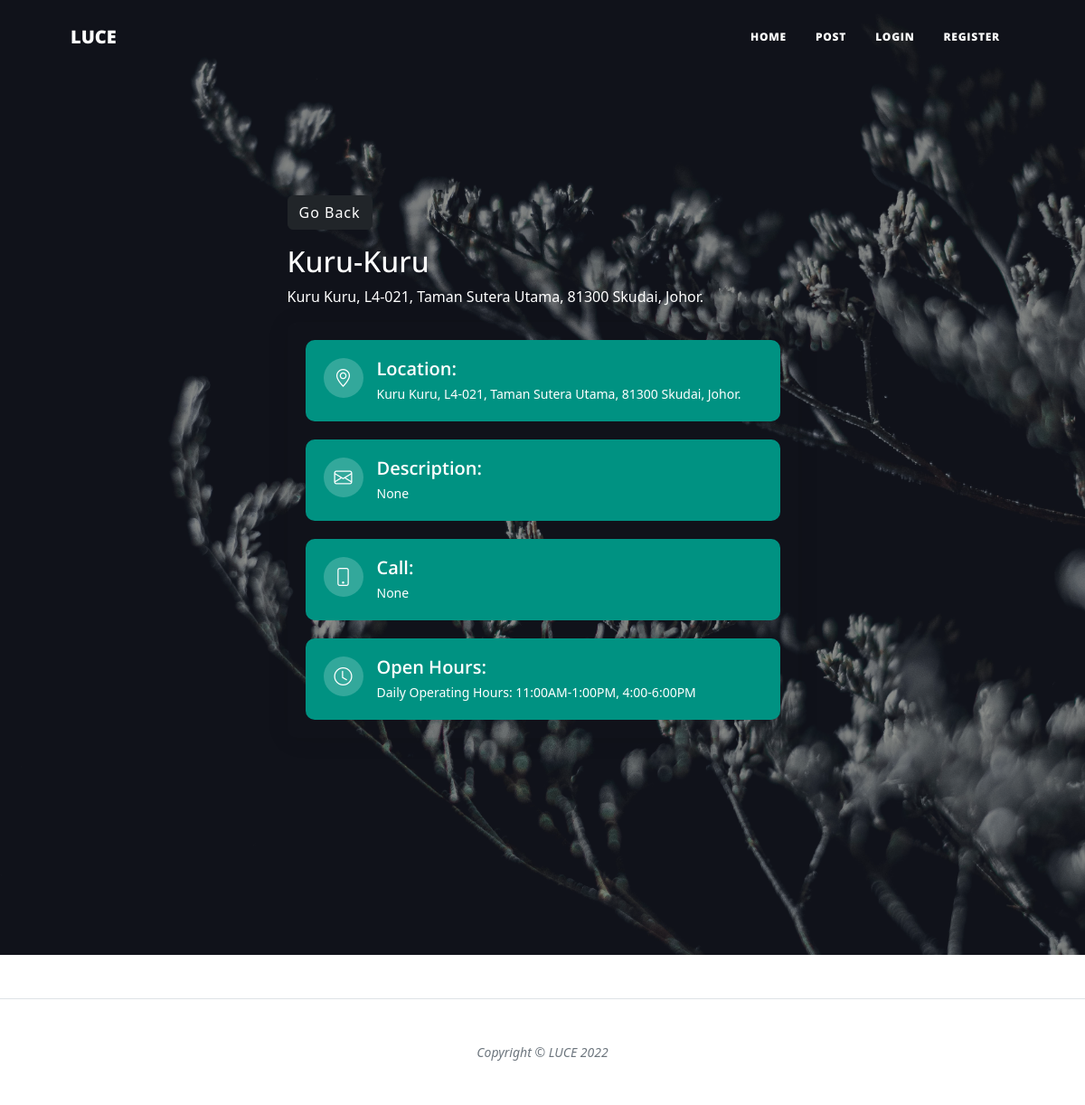
The page /info/2/ on the database as committed earlier.
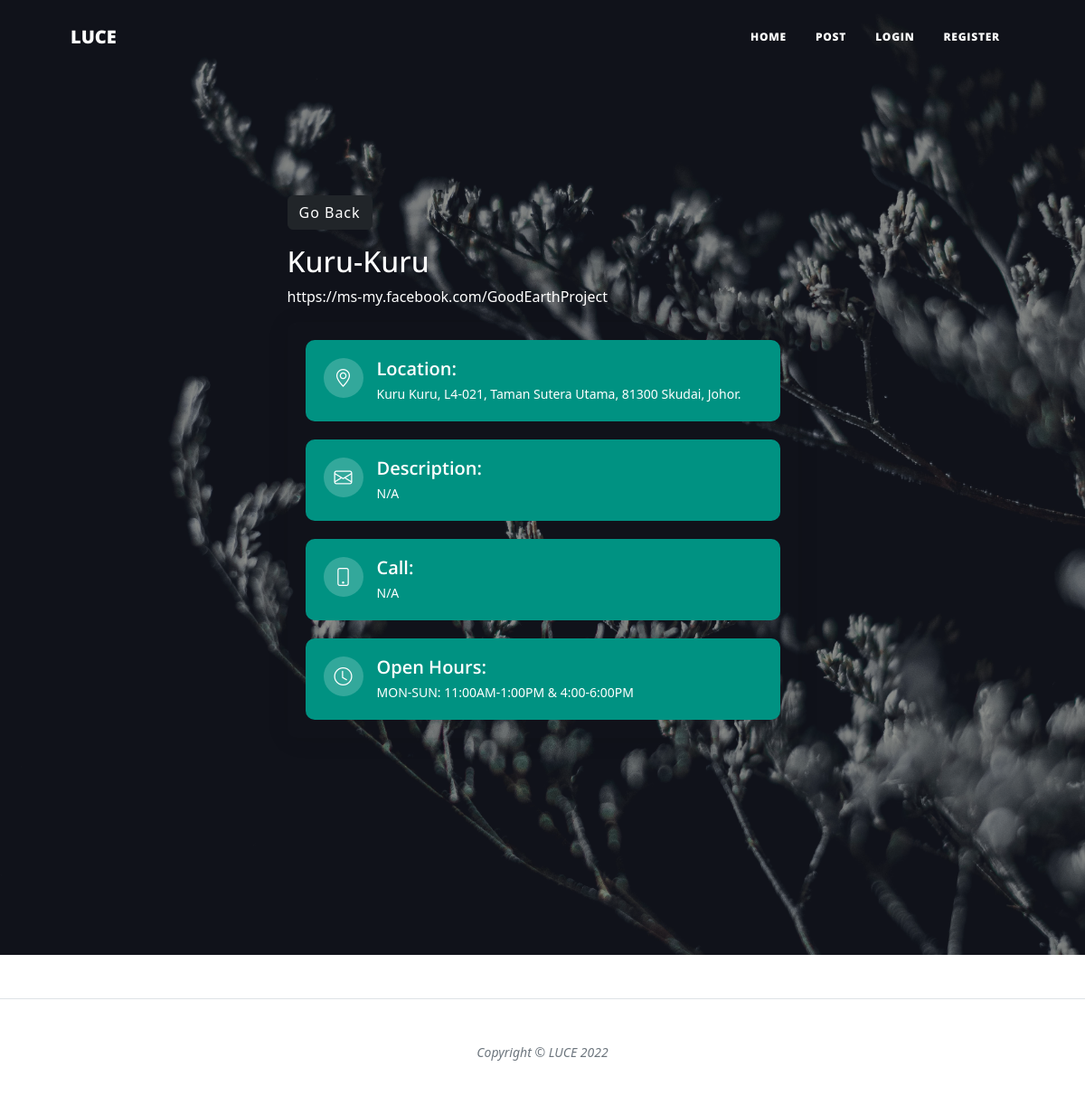
The same page on the database as committed later.
### apps/locate/models.py (models this page shows)
class Info(models.Model):
    category = models.ForeignKey(Category, null=True, on_delete=models.SET_NULL, blank=True)
    name = models.CharField(max_length=100, null=False, blank=False)
    image = models.ImageField(null=False, blank=False)
    description = models.TextField()
    operating_hours = models.TextField(null=True, blank=True)
    latitude = models.CharField(max_length=100, null=True, blank=True)
    longitude = models.CharField(max_length=100, null=True, blank=True)
    address = models.TextField(null=True, blank=True)
    email = models.TextField(null=True, blank=True)
    phone = models.TextField(null=True, blank=True)
    def __str__(self):
        return self.name

### apps/locate/views.py (the view)
# urls.py: path('info/<str:pk>/', views.infoLocation, name='info'),
def infoLocation(request, pk):
    info = Info.objects.get(id=pk)
    stuff = Info.objects.all()
    io = info.id - 2
    cu = Info.objects.get(name=stuff[io])
    g = cu.latitude
    p = cu.longitude
    if (g==None) and (p == None):
        m = ''
    else:
        m = folium.Map(location=[g, p], zoom_start=7)
        folium.Marker(location=[g, p]).add_to(m)
        m = m._repr_html_()
    context = {
        'info':info,
        'm' : m,
        'stuff':stuff
    }
    return render(request, 'locate/location_info.html', context)

### templates/locate/location_info.html (shortened to what this page needs)
{% extends "base.html" %}
{% load static %}
{% block content %}
  <link href="{% static 'ko/assets/vendor/bootstrap/css/bootstrap.min.css' %}" rel="stylesheet">
  <link href="{% static 'ko/assets/vendor/bootstrap-icons/bootstrap-icons.css' %}" rel="stylesheet">
  <link href="{% static 'ko/assets/vendor/aos/aos.css' %}" rel="stylesheet">
  <link href="{% static 'ko/assets/vendor/glightbox/css/glightbox.min.css' %}" rel="stylesheet">
  <link href="{% static 'ko/assets/vendor/swiper/swiper-bundle.min.css' %}" rel="stylesheet">
  <link href="{% static 'ko/assets/css/shell.css' %}" rel="stylesheet">
  <header class="masthead" style="background-image: url({% static 'ho/assets/img/sum.jpg' %})">
    <div class="container position-relative px-4 px-lg-5">
      <div class="row gx-8 gx-lg-5 justify-content-center">
        <div class="col-md-10 col-lg-8 col-xl-7">
                <div class="post-heading">
                    <section id="contact" class="contact">
                      <div class="container" data-aos="fade-up">
                        <a href="{% url 'view-state' %}" class="btn btn-dark my-3"> Go Back </a>
                        <div class="section-header">
                          <h2>{{ info.name }}</h2>
                          <p>{{ info.description }}</p>
                        </div>
                        <div class="row gx-lg-0 gy-4">
                          <div class="col-lg-12">
                            <div class="info-container d-flex flex-column align-items-center justify-content-center">
                              <div class="info-item d-flex">
                                <i class="bi bi-geo-alt flex-shrink-0"></i>
                                <div>
                                  <h4>Location:</h4>
                                  <p>{{ info.address }}
                                  </p>
                                </div>
                              </div>
                              <div class="info-item d-flex">
                                <i class="bi bi-envelope flex-shrink-0"></i>
                                <div>
                                  <h4>Description:</h4>
                                  <p>{{ info.email }}</p>
                                </div>
                              </div>
                              <div class="info-item d-flex">
                                <i class="bi bi-phone flex-shrink-0"></i>
                                <div>
                                  <h4>Call:</h4>
                                  <p>{{ info.phone }}</p>
                                </div>
                              </div>
                              <div class="info-item d-flex">
                                <i class="bi bi-clock flex-shrink-0"></i>
                                <div>
                                  <h4>Open Hours:</h4>
                                  <p>{{ info.operating_hours }}</p>
                                </div>
                              </div>
                            </div>
                          </div>
                          <div class="col-lg-12">
                          </div>
                        </div>
                      </div>
                    </section>
                </div>
        </div>
      </div>
    </div>
</header>
{% include 'includes/message.html' %}
{% endblock content %}

### templates/base.html (shortened to what this page needs)
{% load static %}
<!DOCTYPE html>
<html lang="en">
    <head>
        <link href="{% static 'ho/css/styles.css' %}" rel="stylesheet" />
</head>
{% include 'includes/navbar.html' %}
                {% block content %}{% endblock %}
        <footer class="border-top">
            <div class="container px-4 px-lg-5">
                <div class="row gx-4 gx-lg-5 justify-content-center">
                    <div class="col-md-10 col-lg-8 col-xl-7">
                        <div class="small text-center text-muted fst-italic">Copyright &copy; LUCE 2022</div>
                    </div>
                </div>
            </div>
        </footer>
    </body>
</html>

### templates/includes/navbar.html (shortened to what this page needs)
<nav class="navbar navbar-expand-lg navbar-light" id="mainNav">
    <div class="container px-4 px-lg-5">
        <a class="navbar-brand" href="{% url 'opti-home' %}">LUCE</a>
      <div class="collapse navbar-collapse" id="navbarResponsive">
        <div class="collapse navbar-collapse" id="navbarResponsive">
            <ul class="navbar-nav ms-auto py-4 py-lg-0">
                <li class="nav-item"><a class="nav-link px-lg-3 py-3 py-lg-4" href="{% url 'opti-about' %}">Home</a></li>
                <li class="nav-item"><a class="nav-link px-lg-3 py-3 py-lg-4" href="{% url 'opti-home' %}">Post</a></li>
        {% if user.is_authenticated %}
                <li class="nav-item"><a class="nav-link px-lg-3 py-3 py-lg-4" href="{% url 'state' %}">Functions</a></li>
                <li class="nav-item"><a class="nav-link px-lg-3 py-3 py-lg-4" href="{% url 'logout' %}">Logout</a></li>
        {% else %}
                <li class="nav-item"><a class="nav-link px-lg-3 py-3 py-lg-4" href="{% url 'login' %}">Login</a></li>
                <li class="nav-item"><a class="nav-link px-lg-3 py-3 py-lg-4" href="{% url 'register' %}">Register</a></li>
            </ul>
        {% endif %}
      </div>
    </div>
  </div>
</nav>

### templates/includes/message.html (shortened to what this page needs)
<body>

### static/ko/assets/css/shell.css (style rules this page uses)
.contact .info-container { background-color: var(--color-primary); height: 100%; padding: 20px; border-radius: 10px 0 0 10px; box-shadow: 0px 2px 25px rgba(0, 0, 0, 0.1); }
.contact .info-item { width: 100%; background-color: #009282; margin-bottom: 20px; padding: 20px; border-radius: 10px; color: #fff; }
.contact .info-item:last-child { margin-bottom: 0; }
.contact .info-item i { font-size: 20px; color: #fff; float: left; width: 44px; height: 44px; background-color: rgba(255, 255, 255, 0.2); display: flex; justify-content: center; align-items: center; border-radius: 50px; transition: all 0.3s ease-in-out; margin-right: 15px; }
.contact .info-item h4 { padding: 0; font-size: 20px; font-weight: 600; margin-bottom: 5px; }
.contact .info-item p { padding: 0; margin-bottom: 0; font-size: 14px; }

Rows that differ between the two databases and show on the page:
changed Info "Kuru-Kuru": description "Kuru Kuru, L4-021, Taman Sutera Utama, 81300 Skudai, Johor." → "https://ms-my.facebook.com/GoodEarthProject"; email "None" → "N/A"; phone "None" → "N/A"; operating_hours "Daily Operating Hours: 11:00AM-1:00PM, 4:00-6:00PM" → "MON-SUN: 11:00AM-1:00PM & 4:00-6:00PM"
